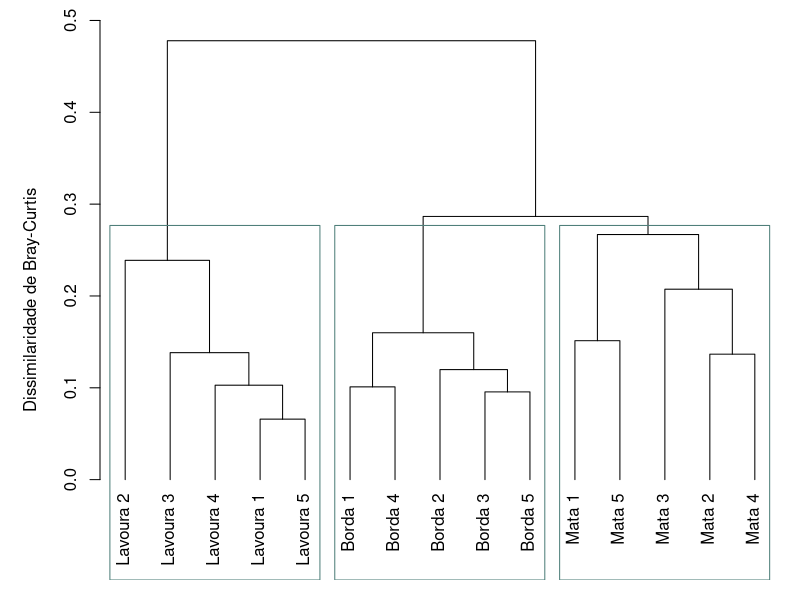
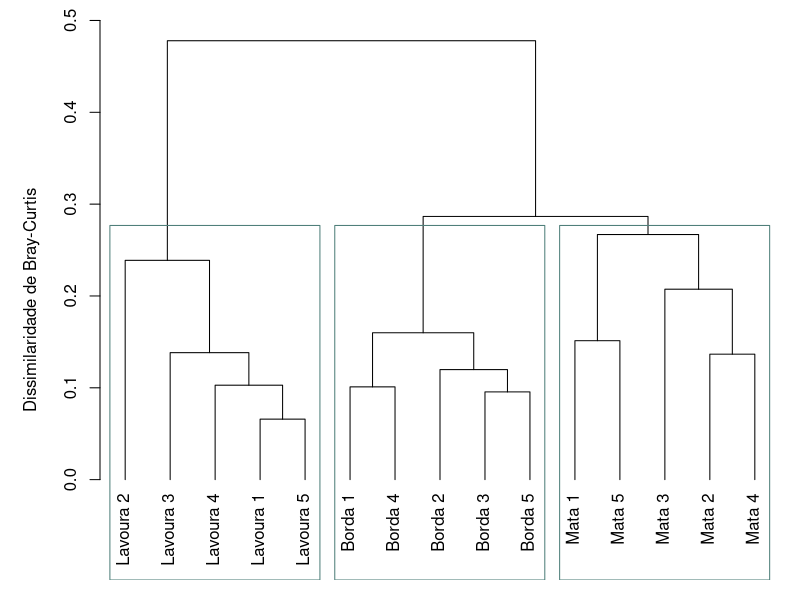

The R script that drew these images, in order:
# =============================================================================
# Biologia | Diversidade de espécies em três ambientes
# -----------------------------------------------------------------------------
# Dados simulados: contagem de 12 espécies em 5 parcelas por ambiente.
# Perguntas: a diversidade difere entre mata nativa, borda e lavoura?
# As parcelas se agrupam pelo ambiente de origem?
# Usa apenas o R básico.
# =============================================================================

## ---- bio-dados ----
set.seed(2026)
especies  <- paste0("sp", 1:12)
ambientes <- c("Mata nativa", "Borda", "Lavoura")

# abundância média esperada de cada espécie em cada ambiente
lambda <- rbind(c(20, 18, 15, 12, 10, 9, 8, 6, 5, 4, 3, 2),
                c(30, 20, 12,  8,  5, 4, 3, 2, 1, 1, 0.5, 0.5),
                c(60, 15,  5,  2,  1, 0.5, 0.2, 0.2, 0.1, 0, 0, 0))
dimnames(lambda) <- list(ambientes, especies)

dados <- expand.grid(parcela = 1:5, ambiente = ambientes,
                     especie = especies)
media <- lambda[cbind(as.character(dados$ambiente),
                      as.character(dados$especie))]
dados$n <- rpois(nrow(dados), media)
head(dados)

## ---- bio-indices ----
shannon <- function(n) { p <- n[n > 0] / sum(n); -sum(p * log(p)) }
simpson <- function(n) { p <- n / sum(n); 1 - sum(p^2) }

parcelas <- split(dados, ~ ambiente + parcela)
indices <- do.call(rbind, lapply(parcelas, function(d)
  data.frame(ambiente = d$ambiente[1], parcela = d$parcela[1],
             riqueza  = sum(d$n > 0),
             shannon  = shannon(d$n),
             simpson  = simpson(d$n))))

aggregate(cbind(riqueza, shannon, simpson) ~ ambiente,
          data = indices, FUN = mean)

## ---- bio-teste ----
modelo <- aov(shannon ~ ambiente, data = indices)
summary(modelo)

## ---- bio-tukey ----
TukeyHSD(modelo)

## ---- bio-matriz ----
# matriz parcelas x espécies
curto  <- c("Mata nativa" = "Mata", "Borda" = "Borda", "Lavoura" = "Lavoura")
rotulo <- paste(curto[as.character(dados$ambiente)], dados$parcela)
matriz <- xtabs(n ~ rotulo + especie, data = dados)

bray_curtis <- function(m) {
  d <- outer(seq_len(nrow(m)), seq_len(nrow(m)), Vectorize(function(i, j)
    sum(abs(m[i, ] - m[j, ])) / sum(m[i, ] + m[j, ])))
  dimnames(d) <- list(rownames(m), rownames(m))
  as.dist(d)
}
dist_bc <- bray_curtis(matriz)

## ---- bio-dendrograma ----
arvore <- hclust(dist_bc, method = "average")   # UPGMA
cor(cophenetic(arvore), dist_bc)                # correlação cofenética

par(mar = c(1, 5, 1, 1))
plot(arvore, hang = -1, main = "", sub = "", xlab = "",
     ylab = "Dissimilaridade de Bray-Curtis")
rect.hclust(arvore, k = 3, border = "#4F7F7A")

## ---- bio-salvar ----
png("dendrograma.png", width = 16, height = 10, units = "cm", res = 300)
par(mar = c(1, 5, 1, 1))
plot(arvore, hang = -1, main = "", sub = "", xlab = "",
     ylab = "Dissimilaridade de Bray-Curtis")
rect.hclust(arvore, k = 3, border = "#4F7F7A")
dev.off()
